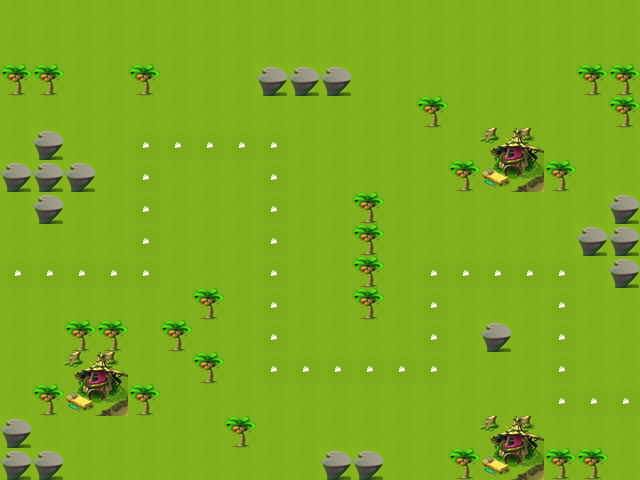

Rendered tile map (Tiled .tmx) drawn with the repository's tilesets; below, a short description and the full map source, tile grids included:
An orthogonal 20x15 tile map with 32x32 px tiles, 1 tile layer (map).

<map version="1.0" orientation="orthogonal" width="20" height="15" tilewidth="32" tileheight="32">
 <tileset firstgid="1" name="map6Tiles" tilewidth="32" tileheight="32">
  <image source="map6Tiles.png" trans="c52527" width="96" height="96" />
 </tileset>
 <layer name="map" width="20" height="15">
  <data encoding="csv">
2,2,2,2,2,2,2,2,2,2,2,2,2,2,2,2,2,2,2,2,
2,2,2,2,2,2,2,2,2,2,2,2,2,2,2,2,2,2,2,2,
3,3,2,2,3,2,2,2,6,6,6,2,2,2,2,2,2,2,3,3,
2,2,2,2,2,2,2,2,2,2,2,2,2,3,2,2,2,2,2,3,
2,6,2,2,9,9,9,9,9,2,2,2,2,2,2,4,5,2,2,2,
6,6,6,2,9,2,2,2,9,2,2,2,2,2,3,7,8,3,2,2,
2,6,2,2,9,2,2,2,9,2,2,3,2,2,2,2,2,2,2,6,
2,2,2,2,9,2,2,2,9,2,2,3,2,2,2,2,2,2,6,6,
9,9,9,9,9,2,2,2,9,2,2,3,2,9,9,9,9,9,2,6,
2,2,2,2,2,2,3,2,9,2,2,3,2,9,2,2,2,9,2,2,
2,2,3,3,2,3,2,2,9,2,2,2,2,9,2,6,2,9,2,2,
2,2,4,5,2,2,3,2,9,9,9,9,9,9,2,2,2,9,2,2,
2,3,7,8,3,2,2,2,2,2,2,2,2,2,2,2,2,9,9,9,
6,2,2,2,2,2,2,3,2,2,2,2,2,2,2,4,5,2,2,2,
6,6,2,2,2,2,2,2,2,2,6,6,2,2,3,7,8,3,3,2
</data>
 </layer>
</map>